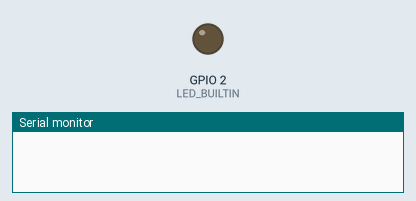
Bench run of a sketch on a simulated ESP8266 (NodeMCU). Shown: output pins drawn as LEDs (lit = HIGH, except the on-board LED, lit = LOW), the last lines printed to the serial monitor. WiFi joins after 1.5 s; servers stay silent unless stated.

Above: at 0.6 s.
At 2.1 s:
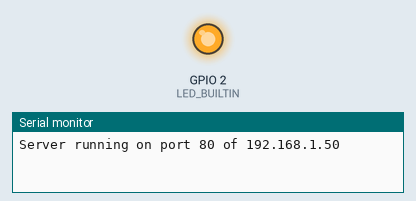
Timing chart, 0 to 3.6 s (numbered marks = the images above):
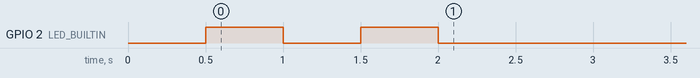

The sketch:

web_server.ino
```cpp
#include <ESP8266WiFi.h>
#include <WiFiClient.h>
#include <ESP8266WebServer.h>

char * ssid = "No Internet";
char * password = "valarmorghulis";

ESP8266WebServer server(80);

String page = "";


void setup() {
  // put your setup code here, to run once:
  page = "<h1>Simple Web Server <br> <small> ESP8266 </small> </h1><br> <a href=\"/turnon\"> Turn On LED</a> <br> <a href=\"/turnoff\"> Turn Off LED</a>";
  pinMode( LED_BUILTIN, OUTPUT );

  digitalWrite( LED_BUILTIN, LOW );

  Serial.begin( 9600 );

  WiFi.begin( ssid, password );

  while( WiFi.status() != WL_CONNECTED ){
    delay( 500 );
    digitalWrite( LED_BUILTIN, HIGH );
    delay( 500 );
    digitalWrite( LED_BUILTIN, LOW );
  }

  Serial.print( "Server running on port 80 of " );
  Serial.println( WiFi.localIP() );


  server.on( "/", [](){
    server.send( 200, "text/html", page );
  });

  server.on( "/turnon", [](){
    digitalWrite( LED_BUILTIN, LOW );
    server.send( 200, "text/html", "<h1>LED turned on ! <br> <a href=\"/\"> Back to Home </a> </h1>" );
  });

  server.on( "/turnoff", [](){
    digitalWrite( LED_BUILTIN, HIGH );
    server.send( 200, "text/html", "<h1>LED turned off ! <br> <a href=\"/\"> Back to Home </a> </h1>" );
  });

  server.begin();
}

void loop() {
  // put your main code here, to run repeatedly:
  server.handleClient();

}
```
